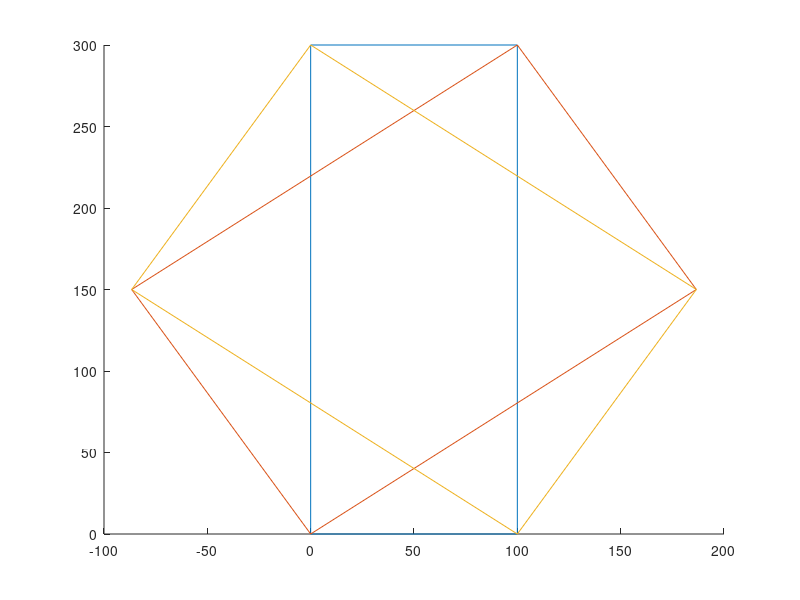

Reproduce this figure in MATLAB. (Note: this script raises an error after producing the figure.)
close all;
clear all;
% figure;
% hold on;
% starCoords = [
% 	0,0;
% 	100,0;
% 	50,100;
% 	0,60;
% 	50,-40;
% 	100,60;
% ];

% figure(1); hold on;
% % Make a star
% for t=1:3:4
% 	[x1, y1] = bresenham(starCoords(t, 1), starCoords(t, 2), starCoords(t+1, 1), starCoords(t+1, 2)); plot(x1, y1);
% 	[x2, y2] = bresenham(starCoords(t+1, 1), starCoords(t+1, 2), starCoords(t+2, 1), starCoords(t+2, 2)); plot(x2, y2);
% 	[x3, y3] = bresenham(starCoords(t, 1), starCoords(t, 2), starCoords(t+2, 1), starCoords(t+2, 2));	plot(x3, y3);
% end

% orderMatrix = [
% 	1001, 0001, 0101;
% 	1000 ,0000, 0100;
% 	1010, 0010, 0110;
% ];

% hold off; 
figure(2);
hold on;

p1 = [50; -10];
p2 = [60; 500];

% p1 = [-150; 0];
% p2 = [500; 500];


% a = 30; 
% b = 70;
% c = 0;
% d = 30;
% e = 60;


theta = [
	0; %black
	-atan((15-0)/(10+sqrt(75) - 0)); %red
	-(pi - atan((15-0)/(10+sqrt(75) - 0))); %green
];

rectangles = [
	[[0,0]; [100, 0]; [100, 300]; [0, 300]]; % black
	[[0,0]; [(10+sqrt(75))*10, 150]; [100, 300]; [-sqrt(75)*10, 150]]; % red
	[[100, 0]; [(10+sqrt(75))*10, 150]; [0,300]; [-sqrt(75)*10,150]]; %green
];

% plot rectangles
for i=1:4:9
	r = rectangles(i:i+3, :);
	r = [r; rectangles(i, :)];
	plot(r(:, 1), r(:, 2))
end

for i=1:3
	t = theta(i);
	if (i == 1) 
		r = rectangles(1:4, :);
	elseif (i==2)
		r = rectangles(5:8, :);
	else
		% i == 3
		r = rectangles(9:12, :);	
	end
		
	transformation = [cos(t) -sin(t); sin(t) cos(t)];
	inv_transformation = [cos(-t) -sin(-t); sin(-t) cos(-t)];
	
	
	scatter(p1(1), p1(2), '*', 'red');
	scatter(p2(1), p2(2), '*', 'red');

	p1T = transformation*p1;
	p2T = transformation*p2;

	rectT = transpose(transformation*transpose(r));
	% plot(rectT(:, 1), rectT(:, 2)); 
	rect1T = transformation*transpose(r(1, :));
	rect2T = transformation*transpose(r(3, :));

	shy = rectT(4,1)- rectT(1,1)
	shear = [1 -shy; 0 1 ];
	invshear = [1 shy; 0 1];

	%% shear p1 p2;
	% p1TT = shear*p1T;
	% p2TT = shear*p2T;

	% rect11T = shear*rect1T;
	% rect22T = shear*rect2T;

	[i1T, i2T] = LiangBarsky(p1T, p2T, rect1T, rect2T);

	

	% i11 = invshear*i1T;
	% i22 = invshear*i2T;

	i1 = inv_transformation*i1T;
	i2 = inv_transformation*i2T;

	scatter(i1T(1), i1T(2), '*', 'blue');
	scatter(i2T(1), i2T(2), '*', 'blue');
end